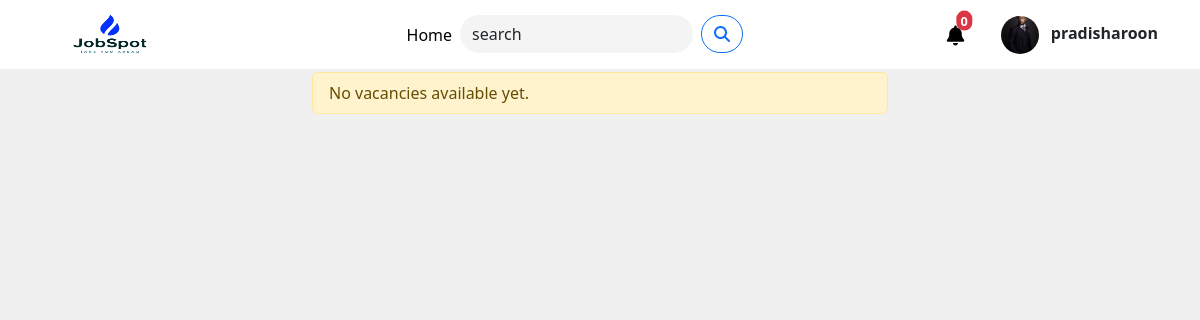
The page /pages/jobseeker/feed.php (signed in) on the database its author committed.
### tables this page shows
CREATE TABLE `jobseeker` (
  `userID` int(11) NOT NULL,
  `username` varchar(30) NOT NULL,
  `firstname` varchar(30) NOT NULL,
  `lastname` varchar(30) NOT NULL,
  `email` varchar(50) NOT NULL,
  `phoneNo` varchar(12) NOT NULL,
  `dateofbirth` date NOT NULL,
  `address` varchar(75) NOT NULL,
  `education` varchar(75) NOT NULL,
  `description` varchar(100) NOT NULL,
  `about` text NOT NULL,
  `password` varchar(100) NOT NULL,
  `profilePic` varchar(50) DEFAULT NULL,
  `gender` varchar(10) NOT NULL
);

### pages/jobseeker/feed.php (the view, shortened to what this page needs)
<!DOCTYPE html>
<?php
$dbcon = new DbConnector();
function profilepath($path)
{
    if ($path === null) {
        echo '../../img/userDefault.jpg';
    } else {
        echo $path;
    }
}
$id = $_SESSION["userID"];
$username = $_SESSION["username"];
$searchjobCategory = $_POST['searchjobCategory'];
try {
    $con = $dbcon->getConnection();
    $query = "SELECT * FROM jobseeker WHERE  userID = ? ";
    $pstmt = $con->prepare($query);
    $pstmt->bindValue(1, $id);
    $pstmt->execute();
    $rs = $pstmt->fetchAll(PDO::FETCH_OBJ);
    foreach ($rs as $row) {
        $username = $row->username;
        $profilePic = $row->profilePic;
    }
    ?>
    <html>
    <head>
        <link href="https://cdn.jsdelivr.net/npm/bootstrap@5.3.0-alpha3/dist/css/bootstrap.min.css" rel="stylesheet"
>
        <link rel="stylesheet" href="https://cdnjs.cloudflare.com/ajax/libs/font-awesome/6.4.0/css/all.min.css"
 />
        <link rel="stylesheet" href="../../css/maincss.css" />
    </head>
    <body>
        <nav class="navbar navbar-expand-lg bg-white fixed-top">
            <div class="container">
                <a class="navbar-brand " href="../../index.php"><img src="../../img/logo.png" width="137px" height="43px"
                        alt="jobspot" /></a>
                <div class="collapse navbar-collapse justify-content-center" id="navbarNav">
                    <ul class="navbar-nav">
                        <li class="nav-item">
                            <a class="nav-link active" aria-current="page" href="../../index.php">Home</a>
                        </li>
                        <li class="nav-item">
                            <form class="d-flex" role="search" method="post">
                                <select class="form-control me-2 border-0" id="inputGroupSelect01" name="searchjobCategory"
                                    style="border-radius: 50px;background-color: #F4F4F4;max-width: 20rem;">
                                    <option disabled selected class="text-muted">
                                        <?php
                                        if (isset($_POST['searchjobCategory']) && !empty($_POST['searchjobCategory'])) {
                                            echo $searchjobCategory;
                                        } else {
                                            echo 'search';
                                        }
                                        ?>
                                    </option>
                                </select>
                                <button class="btn btn-outline-primary " type="submit" style="border-radius: 50px;"><i
                                        class="fa fa-magnifying-glass "></i></button>
                            </form>
                        </li>
                    </ul>
                </div>
                <div class="d-flex ">
                    <?php
                    try {
                        $connotification = $dbcon->getConnection();
                        $querynotification = "SELECT application.applicationID, application.status, application.date, job.jobTitle, job.jobcateogory, job.content, company.companyname, company.profilePic FROM application JOIN job ON application.jobID = job.jobID JOIN company ON job.companyID = company.companyID WHERE application.userID = ? AND application.status != 'Waiting' ORDER BY application.date DESC;";
                        $pstmtnotification = $connotification->prepare($querynotification);
                        $pstmtnotification->bindValue(1, $id);
                        $pstmtnotification->execute();
                        $count = $pstmtnotification->rowCount();
                        ?>
                        <div class="dropdown ">
                            <a class="navbar-brand position-relative" href="" id="notify"
                                style="width: 38px; height: 38px; object-fit: cover" type="button" data-bs-toggle="dropdown"
                                aria-expanded="false" data-bs-auto-close="outside"><i class="fa-solid fa-bell"
                                    data-bs-toggle="tooltip" data-bs-title=" See your Notification" data-bs-placement="bottom"
                                    data-bs-title="Tooltip on bottom"></i>
                                <span class="position-absolute fs-7 p-1 translate-middle badge rounded-pill bg-danger">
                                    <?php echo $count; ?>
                                </span></a>
                                    <?php
                    } catch (PDOException $exc) {
                        echo "
                                <div class='alert alert-warning alert-dismissible fade show' role='alert'>
                                " . $exc->getMessage() . "
                                <button type='button' class='btn-close' data-bs-dismiss='alert' aria-label='Close'></button>
                             </div>";
                    }
                    ?>
                    </div>
                </div>
                <div class="dropdown ">
                    <dvi class="" type="button" data-bs-toggle="dropdown" aria-expanded="false">
                        <img src="<?php profilepath($profilePic); ?>" alt="avatar" class="rounded-circle me-2 "
                            style="width: 38px; height: 38px; object-fit: cover" data-bs-toggle="tooltip"
                            data-bs-title=" See your profile" data-bs-placement="bottom"
                            data-bs-title="Tooltip on bottom" /> <span class="fw-bold fs-6">
                            <?php echo $username; ?>
                        </span>
                    </dvi>
                </div>
            </div>
        </nav>
        <div class="container-fluid">
            <div class="row">
                <div class="col-12 col-lg-3 ">
                </div>
                <div class="col-12 col-lg-6 pb-5">
                    <div class="d-flex justify-content-center flex-column w-100 mx-auto mt-3"
                        style="padding-top: 56px;max-width: 680px;">
                        <?php
                        try {
                            $conpost = $dbcon->getConnection();
                            if (isset($_POST['searchjobCategory']) && !empty($_POST['searchjobCategory'])) {
                                ;
                                $querypost = " SELECT job.*, company.companyID, company.companyname, company.email, company.address, company.description, company.profilePic, company.coverPic, company.employee FROM job JOIN company ON job.companyID = company.companyID WHERE NOT EXISTS (SELECT 1 FROM application WHERE application.jobID = job.jobID AND application.userID = ?)AND job.jobcateogory = ? ORDER BY job.date DESC";
                                $pstmtpost = $conpost->prepare($querypost);
                                $pstmtpost->bindValue(1, $id);
                                $pstmtpost->bindValue(2, $searchjobCategory);
                            } else {
                                $querypost = "SELECT job.*,company.companyID,company.companyname,company.email,company.address,company.description,company.profilePic,company.coverPic,company.employee FROM job JOIN company ON job.companyID = company.companyID WHERE NOT EXISTS (SELECT 1 FROM application WHERE application.jobID = job.jobID AND application.userID = ?)ORDER BY job.date DESC";
                                $pstmtpost = $conpost->prepare($querypost);
                                $pstmtpost->bindValue(1, $id);
                            }
                            $pstmtpost->execute();
                            $posts = $pstmtpost->fetchAll(PDO::FETCH_OBJ);
                                ?>
                                <?php
                            if (empty($posts)) {
                                echo "
                                <div class='alert alert-warning py-2' role='alert'>
                                No vacancies available yet.
                                </div> ";
                            }
                        } catch (PDOException $exc) {
                            echo $exc->getMessage();
                        }
                        ?>
                    </div>
                </div>
                <div class="col-12 col-lg-3">
                            <?php
} catch (PDOException $exc) {
    echo "
    <div class='alert alert-warning alert-dismissible fade show' role='alert'>
    " . $exc->getMessage() . "
    <button type='button' class='btn-close' data-bs-dismiss='alert' aria-label='Close'></button>
 </div>";
}
?>
            </div>
        </div>
    </div>
</body>
</html>

### css/maincss.css (style rules this page uses)
body { background-color: #F1F0F0; overflow-x: hidden; }
.fs-7 { font-size: 0.8rem; }

### pages/jobseeker/feed.php (style rules this page uses)
body { background-color: #F1F0F0; overflow-x: hidden; }
.fs-7 { font-size: 0.8rem; }

### rows shown on the page
jobseeker: profilePic (picture), username "pradisharoon"

### other values the page prints
$count "0"
